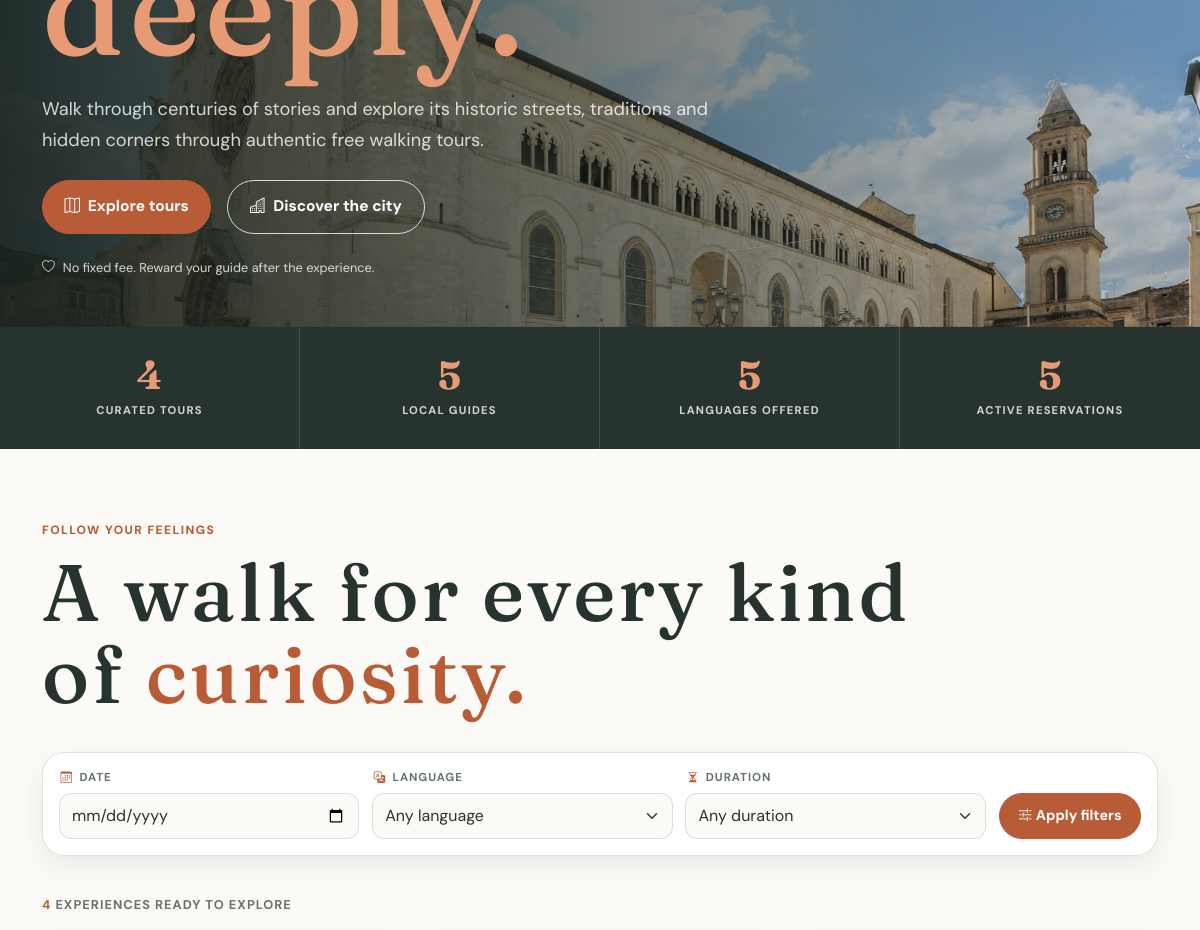
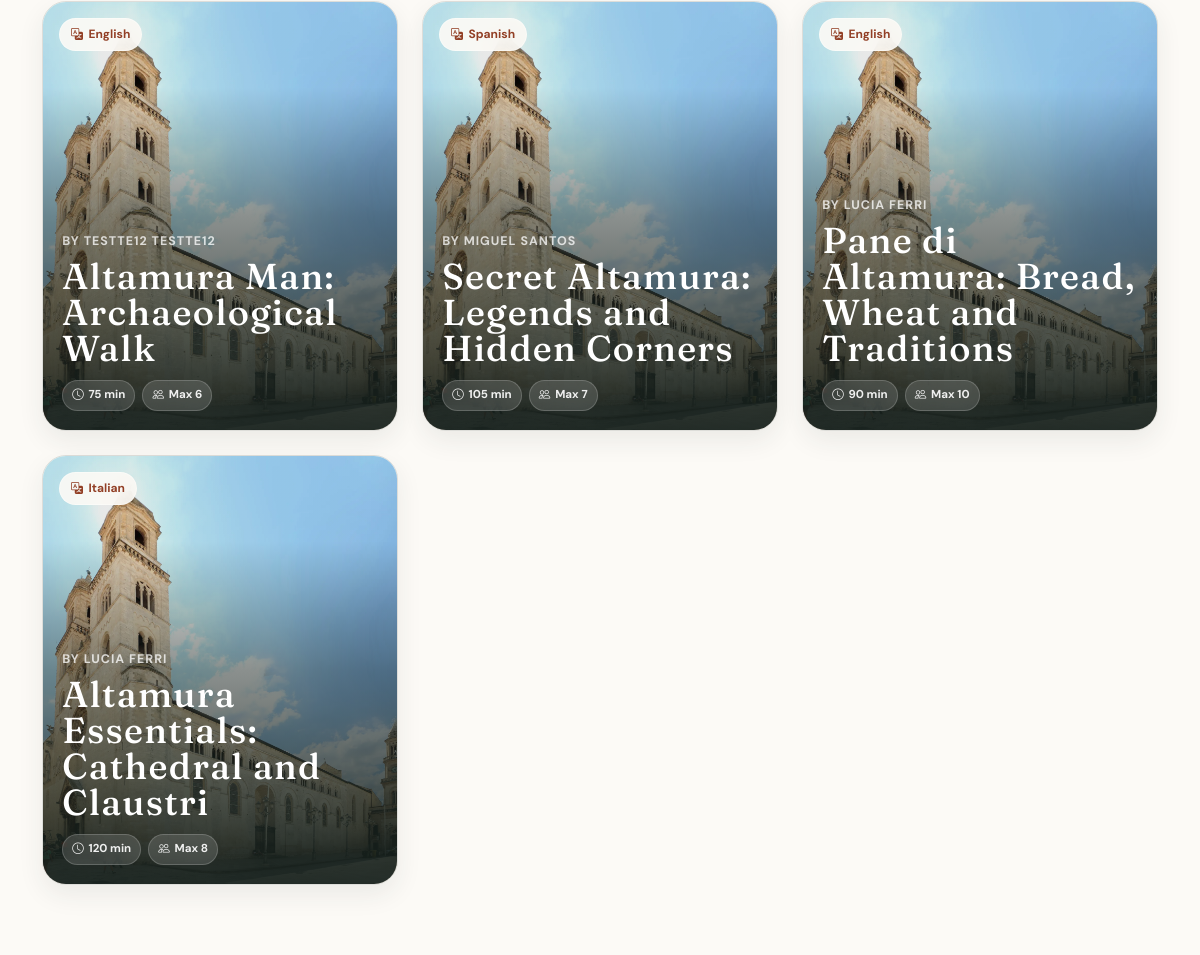
Before: / (middle part) with the older database file (2 pictures, top to bottom).
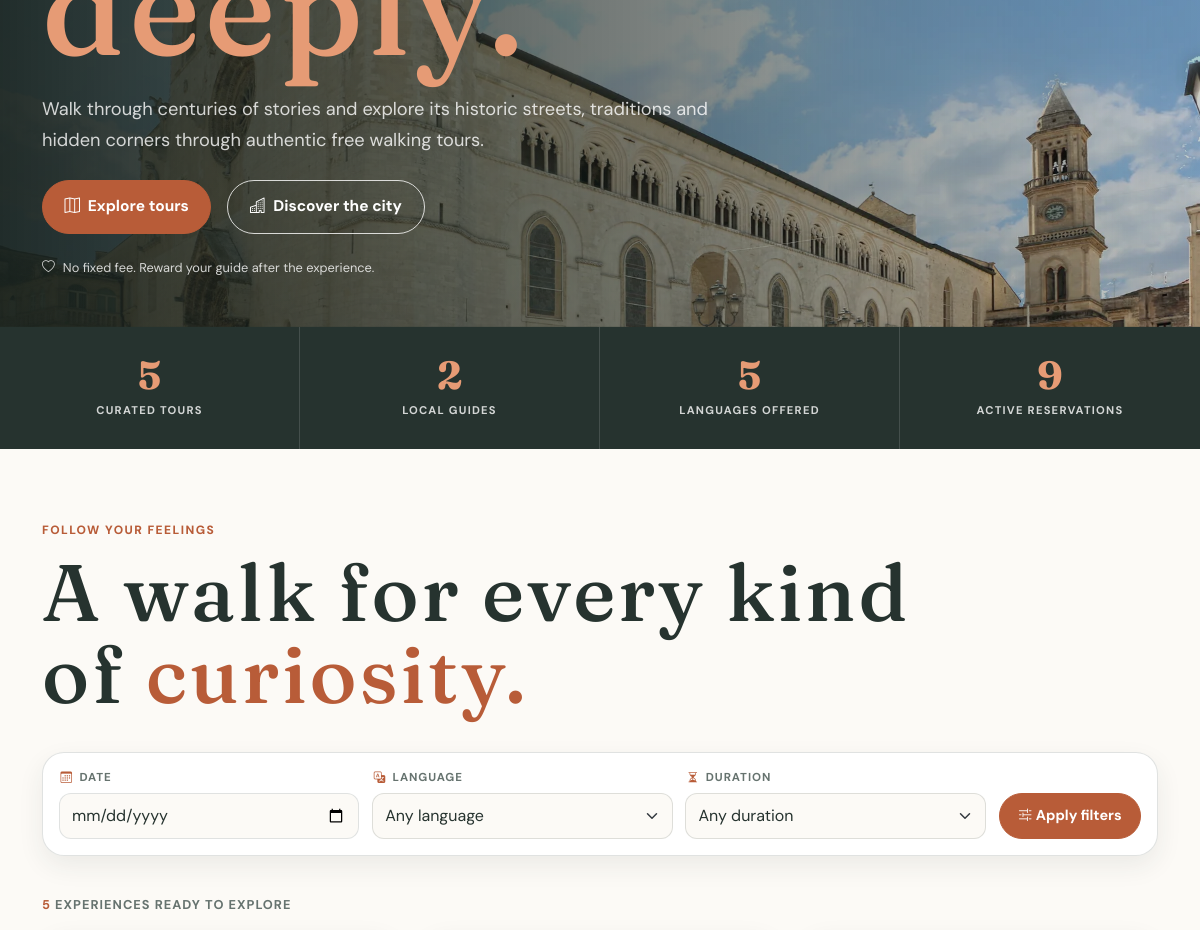
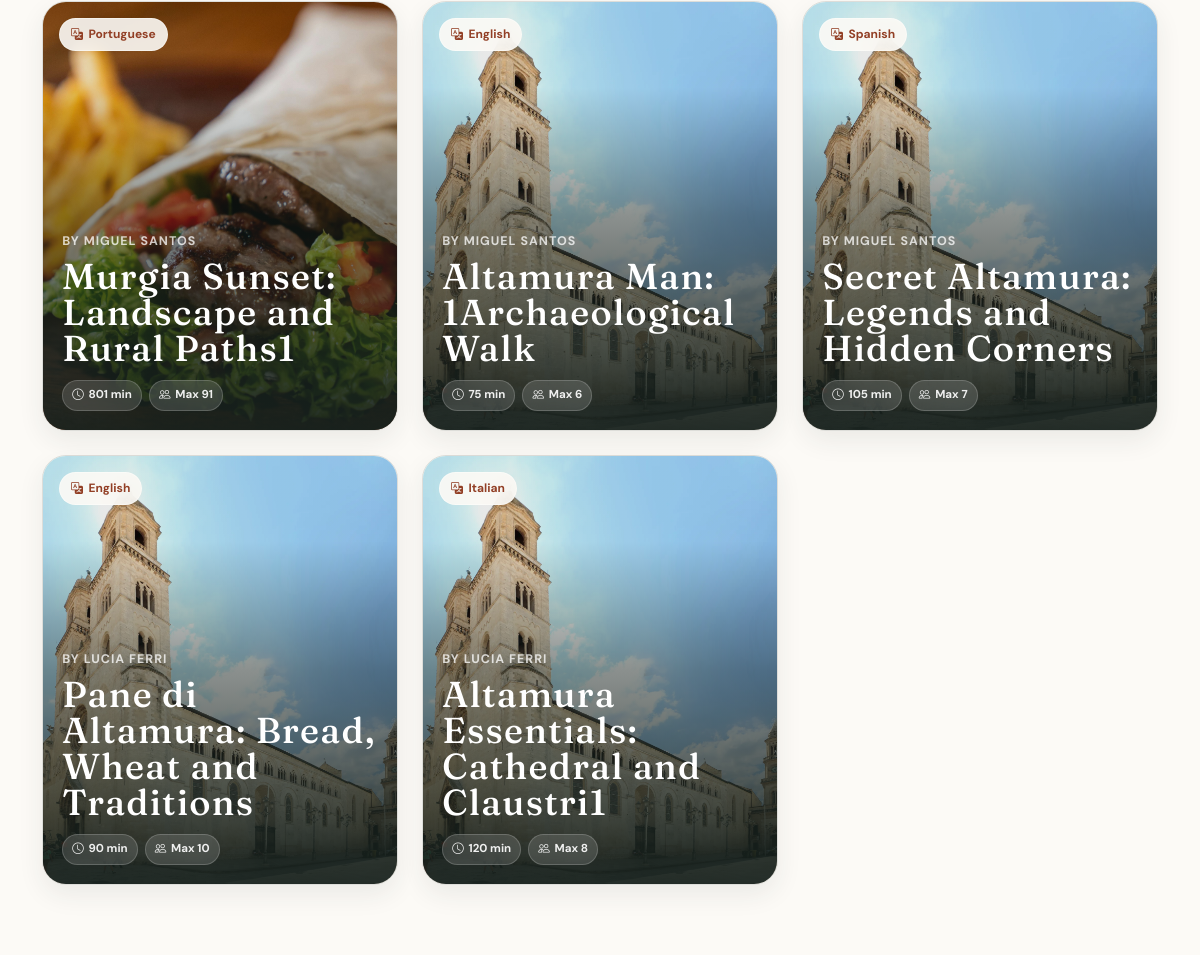
After: the same page with the newer database file (2 pictures, top to bottom).
### tables this page shows
CREATE TABLE "tours" (
	"id"	INTEGER NOT NULL UNIQUE,
	"title"	TEXT NOT NULL,
	"description"	TEXT NOT NULL,
	"guide_id"	INTEGER NOT NULL,
	"duration"	INTEGER NOT NULL CHECK("duration" > 0),
	"language"	TEXT NOT NULL CHECK("language" IN ('Italian', 'English', 'Spanish', 'Portuguese', 'German')),
	"meeting_point"	TEXT NOT NULL,
	"max_participants"	INTEGER NOT NULL CHECK("max_participants" > 0),
	"created_at"	TEXT NOT NULL DEFAULT CURRENT_TIMESTAMP,
	PRIMARY KEY("id" AUTOINCREMENT),
	FOREIGN KEY("guide_id") REFERENCES "users"("id"),
	FOREIGN KEY("guide_id","language") REFERENCES "guide_languages"("guide_id","language")
);

CREATE TABLE "users" (
	"id"	INTEGER NOT NULL UNIQUE,
	"first_name"	TEXT NOT NULL,
	"last_name"	TEXT NOT NULL,
	"email"	TEXT NOT NULL UNIQUE,
	"password"	TEXT NOT NULL,
	"role"	TEXT NOT NULL CHECK("role" IN ('guide', 'participant', 'admin')),
	"profile_img"	TEXT,
	"created_at"	TEXT NOT NULL DEFAULT CURRENT_TIMESTAMP,
	PRIMARY KEY("id" AUTOINCREMENT)
);

### app.py (the view)
@app.route('/')
def home():
    today = date.today().isoformat()
    filter_date = request.args.get('date', '').strip()
    filter_language = request.args.get('language', '').strip()
    filter_duration = request.args.get('duration', '').strip()
    if filter_date:
        filter_date = date.fromisoformat(filter_date) #converte la stringa in oggetto date
        if filter_date < date.today():
            flash("Please do not choose a past date.", "danger")
            filter_date = ''
    if filter_language not in LANGUAGES:
        filter_language = ''
    if filter_duration not in ('', 'short', 'medium', 'long'):
        filter_duration = ''
    db_tours = tours_dao.get_tours_by_filters(filter_date, filter_language, filter_duration)
    db_guide_languages = languages_dao.get_guide_languages()
    stats = {
        "count_guides": users_dao.count_guides(),
        "count_tours": tours_dao.count_tours(),
        "count_reservations": reservations_dao.count_reservations_confirmed(),
        "count_guide_languages": languages_dao.count_guide_languages()
    }
    return render_template('index.html',
                           p_tours=db_tours,
                           p_guide_languages=db_guide_languages,
                           p_stats=stats,
                           p_filter_date=filter_date,
                           p_filter_language=filter_language,
                           p_filter_duration=filter_duration,
                           p_today=today)

### languages_dao.py (called while the page is built)
def get_guide_languages():
    query = "SELECT DISTINCT language FROM guide_languages ORDER BY language"
    conn = sqlite3.connect("VisitAltamura_db.db")
    conn.row_factory = sqlite3.Row
    cursor = conn.cursor()
    cursor.execute(query)
    languages = cursor.fetchall()
    conn.commit()
    cursor.close()
    conn.close()
    return [language['language'] for language in languages]

def count_guide_languages():
    query = "SELECT COUNT(DISTINCT language) FROM guide_languages"
    conn = sqlite3.connect("VisitAltamura_db.db")
    cursor = conn.cursor()
    cursor.execute(query)
    count = cursor.fetchone()[0]
    conn.commit()
    cursor.close()
    conn.close()
    return count

### reservations_dao.py (called while the page is built)
def count_reservations_confirmed():
    query = "SELECT COUNT(*) FROM reservations WHERE status = 'confirmed'"
    conn = sqlite3.connect("VisitAltamura_db.db")
    cursor = conn.cursor()
    cursor.execute(query)
    count = cursor.fetchone()[0]
    conn.commit()
    cursor.close()
    conn.close()
    return count

### tours_dao.py (called while the page is built)
def count_tours():
    query = "SELECT COUNT(*) FROM tours"
    conn = sqlite3.connect("VisitAltamura_db.db")
    cursor = conn.cursor()
    cursor.execute(query)
    count = cursor.fetchone()[0]
    conn.commit()
    cursor.close()
    conn.close()
    return count

### users_dao.py (called while the page is built)
def count_guides():
    query = "SELECT COUNT(*) FROM users WHERE role = 'guide'"
    conn = sqlite3.connect("VisitAltamura_db.db")
    cursor = conn.cursor()
    cursor.execute(query)
    count = cursor.fetchone()[0]
    conn.commit()
    cursor.close()
    conn.close()
    return count

### templates/index.html (shortened to what this page needs)
{% extends "base.html" %}
{% block content %}
<section class="hero-home">
    <div class="container-xl hero-content-wrapper">
        <div class="py-5">
            <h1 class="hero-title mt-3 reveal reveal-delay-2">
                Walk slowly.<br>
                <span class="reveal reveal-delay-3">Discover deeply.</span>
            </h1>
            <p class="hero-text mt-3 reveal reveal-delay-4">
                Walk through centuries of stories and explore its historic streets, traditions and hidden
                corners through authentic free walking tours.
            </p>
            <div class="d-flex flex-wrap gap-3 mt-4 reveal reveal-delay-5">
                <a class="btn btn-brand btn-lg" href="#tours">
                    <i class="bi bi-map me-1"></i>
                    Explore tours
                </a>
                <a class="btn btn-outline-brand btn-lg" href="#our-city">
                    <i class="bi bi-buildings me-1"></i>
                    Discover the city
                </a>
            </div>
            <div class="hero-note align-items-center d-flex gap-2 mt-4 reveal reveal-delay-6"> <i
                    class="bi bi-heart"></i> No fixed fee. Reward your guide after the experience.
            </div>
        </div>
    </div>
</section>
<section class="stats-section">
    <div class="row g-0 m-0 reveal reveal-delay-2">
        <article class="col-lg-3 col-md-6 stats"> <strong class="counter">{{ p_stats.count_tours | default(0) }}</strong>
            <span>CURATED TOURS</span>
        </article>
        <article class="col-lg-3 col-md-6 stats"> <strong class="counter">{{ p_stats.count_guides | default(0) }}</strong>
            <span>LOCAL GUIDES</span>
        </article>
        <article class="col-lg-3 col-md-6 stats"> <strong class="counter">{{ p_stats.count_guide_languages | default(0) }}</strong>
            <span>LANGUAGES OFFERED</span> </article>
        <article class="col-lg-3 col-md-6 stats"> <strong class="counter">{{ p_stats.count_reservations | default(0) }}</strong>
            <span>ACTIVE RESERVATIONS</span> </article>
    </div>
</section>
<section class="section" id="tours">
    <div class="container-xl">
        <div class="section-title reveal reveal-delay-3">
            <div>
                <p class="section-badge">Follow your feelings</p>
                <h2>A walk for every kind<br>of <span>curiosity.</span></h2>
            </div>
        </div>
        <form class="filters reveal reveal-delay-4" action="{{ url_for('home') }}#tours" method="get">
            <div class="filter">
                <label for="filterDate"><i class="bi bi-calendar3"></i><span>DATE</span></label>
                <input class="form-control" id="filterDate" name="date" type="date" value="{{ p_filter_date }}"
                    min="{{ p_today }}">
            </div>
            <div class="filter">
                <label for="filterLanguage"><i class="bi bi-translate"></i><span>LANGUAGE</span></label>
                <select class="form-select" id="filterLanguage" name="language">
                    <option value="">Any language</option>
                </select>
            </div>
            <div class="filter">
                <label for="filterDuration"><i class="bi bi-hourglass-split"></i><span>DURATION</span></label>
                <select class="form-select" id="filterDuration" name="duration">
                    <option value="">Any duration</option>
                </select>
            </div>
            <div class="filter-button">
                <button class="btn btn-brand" type="submit"><i class="bi bi-sliders2"></i> Apply filters</button>
            </div>
        </form>
        <div class="tour-count reveal reveal-delay-5">
            <span>{{ p_tours|length }}</span> EXPERIENCE{% if p_tours|length != 1 %}S{% endif %} READY TO EXPLORE
        </div>
        {% if p_tours %}
        <section class="row g-4 reveal reveal-delay-6">
            {% for tour in p_tours %}
            <article class="col-12 col-md-6 col-xl-4">
                <a class="tour-card" href="{{ url_for('tour', tour_id=tour.id) }}">
                    <img class="tour-card-img" src="{{ url_for('static', filename=tour.path_img) }}"
                        alt="{{ tour.title }} image">
                    <div class="tour-card-overlay">
                    </div>
                    <div class="tour-card-badge">
                        <span>
                            <i class="bi bi-translate"></i>
                            {{ tour.language }}
                        </span>
                    </div>
                    <div class="tour-card-body">
                        <p class="tour-card-guide">
                            By {{ tour.first_name }} {{ tour.last_name }}
                        </p>
                        <h3 class="tour-card-title">
                            {{ tour.title }}
                        </h3>
                        <div class="tour-card-info-wrapper">
                            <span class="tour-card-info">
                                <i class="bi bi-clock"></i>
                                {{ tour.duration }} min
                            </span>
                            <span class="tour-card-info">
                                <i class="bi bi-people"></i>
                                Max {{ tour.max_participants }}
                            </span>
                        </div>
                    </div>
                </a>
            </article>
            {% endfor %}
        </section>
        {% endif %}
    </div>
</section>
{% endblock %}

### templates/base.html (shortened to what this page needs)
<!DOCTYPE html>
<html lang="en">
<head>
    <link href="https://cdn.jsdelivr.net/npm/bootstrap@5.3.8/dist/css/bootstrap.min.css" rel="stylesheet"
>
    <link rel="stylesheet" href="https://cdn.jsdelivr.net/npm/bootstrap-icons@1.13.1/font/bootstrap-icons.min.css">
    <link rel="stylesheet" href="{{ url_for('static', filename='styles/styles.css') }}">
</head>
<body class="d-flex flex-column min-vh-100">
    <main class="flex-grow-1">
        {% block content %}
        {% endblock %}
    </main>
</body>
</html>

Changed rows visible on the page:
added tours: shows a picture, language "Portuguese", first_name "MIGUEL", last_name "SANTOS", title "Murgia Sunset: Landscape and Rural Paths1", duration "801", max_participants "91"
changed tours: first_name "TESTTE12" → "MIGUEL"; last_name "TESTTE12" → "SANTOS"; title "Altamura Man: Archaeological Walk" → "Altamura Man: 1Archaeological Walk"
changed tours "Italian": title "Altamura Essentials: Cathedral and Claustri" → "Altamura Essentials: Cathedral and Claustri1"
Other visible differences:
{{ p_stats.count_tours | default(0) }}: "4" → "5"
{{ p_stats.count_guides | default(0) }}: "5" → "2"
{{ p_stats.count_reservations | default(0) }}: "5" → "9"
{{ p_tours|length }}: "4" → "5"
